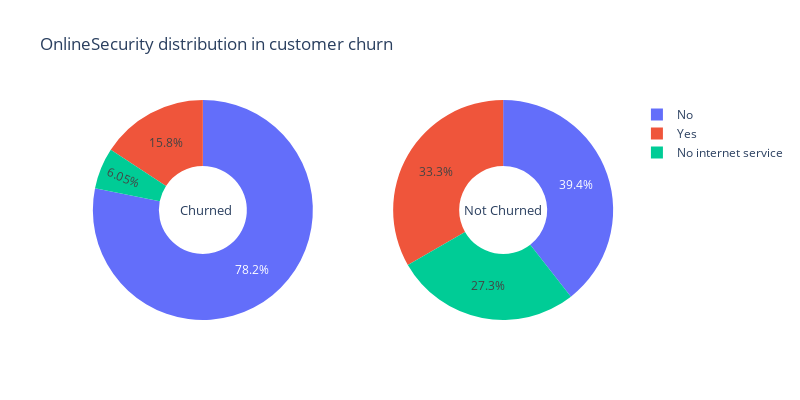

Write notebook code for a chart like this one.
### Code cell
feature_pie("OnlineSecurity")

### Figure 1 — Plotly figure (JSON) as saved in the notebook; plotly's stock layout.template omitted (floating-point values rounded to 4 significant figures)
{"data": [{"domain": {"x": [0, 0.45], "y": [0, 1]}, "hole": 0.4, "hoverinfo": "skip", "labels": ["No", "Yes", "No internet service"], "type": "pie", "values": [1461, 295, 113]}, {"domain": {"x": [0.55, 1], "y": [0, 1]}, "hole": 0.4, "hoverinfo": "skip", "labels": ["No", "Yes", "No internet service"], "type": "pie", "values": [2036, 1720, 1407]}], "layout": {"annotations": [{"font": {"size": 13}, "showarrow": false, "text": "Churned", "x": 0.18, "y": 0.5}, {"font": {"size": 13}, "showarrow": false, "text": "Not Churned", "x": 0.85, "y": 0.5}], "height": 400, "title": {"text": "OnlineSecurity distribution in customer churn"}, "width": 800}}
